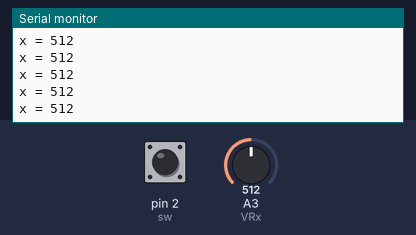
This sketch was run on a simulated Arduino Uno, built with avr-gcc and run on an emulated ATmega328P. Parts: the last lines printed to the serial monitor. The inputs (shaded band) are chosen by the test bench; at power-on: A3 (VRx) = 512, pin 2 (sw) HIGH.

Above: at 1.2 s.
1.3 s: A3 (VRx) set to 1023
At 2.0 s:
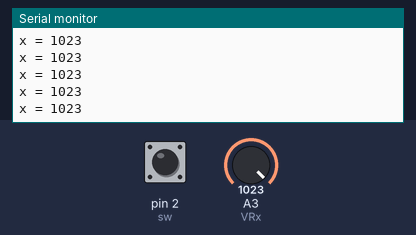
4.3 s: pin 2 (sw) pulled LOW for 0.15 s
5.9 s: pin 2 (sw) pulled LOW for 1 s
At 6.5 s:
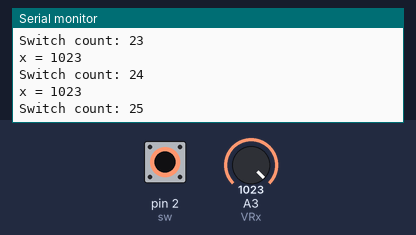
8.4 s: A3 (VRx) set to 991
At 9.0 s:
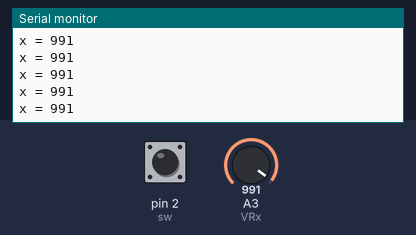
9.9 s: A3 (VRx) set to 1023
At 10.7 s:
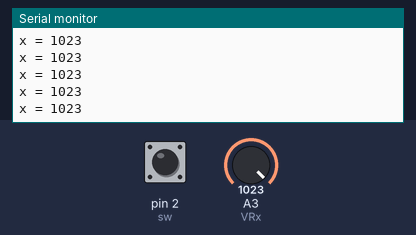
12.9 s: pin 2 (sw) pulled LOW for 3.2 s
Timing chart, 0 to 15.9 s (numbered marks = the images above; inputs shaded):
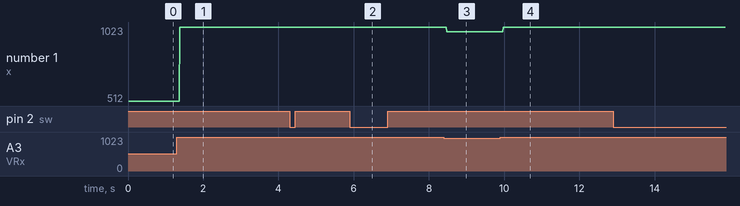

The sketch:

Joystick.ino
```cpp
#define VRx A3
#define sw 2

int xPos = 0;
int swState = 0;
int swCnt = 0;
int rxLed = 17;

void setup() {
  Serial.begin(9600);
  Serial.println("Joystick begin");
  pinMode(rxLed, OUTPUT);
  pinMode(VRx, INPUT);
  pinMode(sw, INPUT_PULLUP);
}

void loop() {
  xPos = analogRead(VRx);
  swState = digitalRead(sw);

  if(swState == 0) {
    swCnt++;
    digitalWrite(rxLed, LOW);
    Serial.print("Switch count: ");
    Serial.println(swCnt);
  }

  Serial.print("x = ");
  Serial.println(xPos);

  digitalWrite(rxLed, HIGH);
}
```

Measured:
- the behaviour switches between 1000 and 999 on A3 (VRx) (found by bisection; images 2 and 3)
- after the input at 1.3 s, the serial monitor: prints a new line after 0.07 s (image 1)
- after the input at 5.9 s, the serial monitor: prints a new line after 0.07 s (image 2)
- after the input at 8.4 s, the serial monitor: prints a new line after 0.08 s (image 3)
- plotted number 1: 512 → 1023 after the input at 1.3 s, 1023 → 991 after the input at 8.4 s
